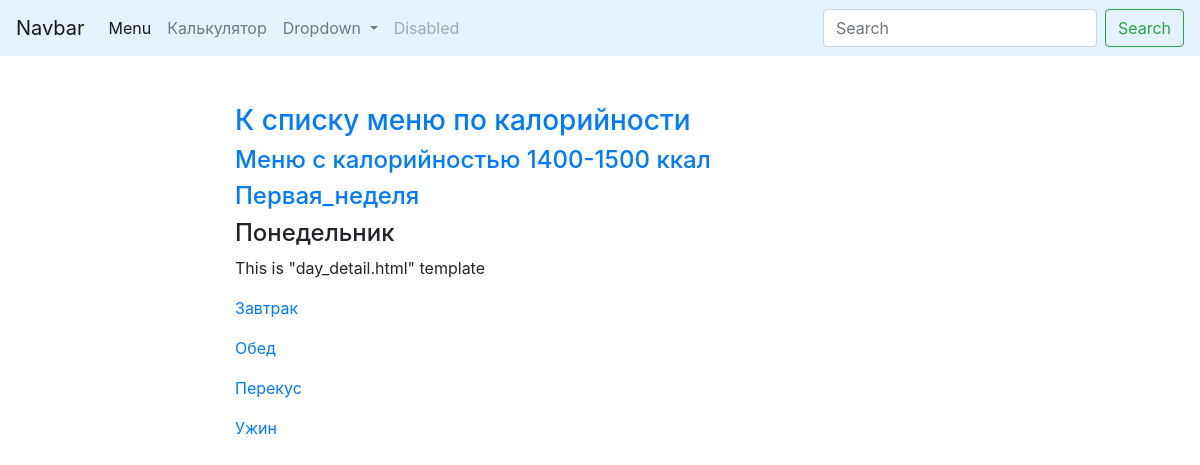
The page /menu/1/1/1 on the database its author committed.
### menu/models.py (models this page shows, shortened)
class Menu(models.Model):
	menu_name = models.CharField(max_length=50)
	min_calories = models.IntegerField()
	max_calories = models.IntegerField()

class Week(models.Model):
	menu = models.ForeignKey('Menu', on_delete=models.SET_NULL, blank=True, null=True)
	week_number = models.SlugField(allow_unicode=True)

class Day(models.Model):
	week = models.ForeignKey('Week', on_delete=models.SET_NULL, blank=True, null=True)
	day_name = models.CharField(max_length=15)

class Meal(models.Model):
	meal_name = models.CharField(max_length=15)
	day = models.ForeignKey('Day', on_delete=models.SET_NULL, blank=True, null=True)

### menu/views.py (the view)
# urls.py: path('menu/<int:menu_id>/<int:week_id>/<int:day_id>', get_meal_list, name='meal_list'),
def get_meal_list(request, menu_id, week_id, day_id):
	meals = Meal.objects.filter(day__id=day_id)
	day = Day.objects.get(pk=day_id)
	week = Week.objects.get(pk=week_id)
	menu = Menu.objects.get(pk=menu_id)
	context = {
		'meals': meals,
		'day': day,
		'week': week,
		'menu': menu
	}
	return render(request, template_name='menu/meal_list.html', context=context)

### menu/templates/menu/meal_list.html
{% extends 'menu/base_list.html' %}
{% block content %}
	<h3><a href="{% url 'menu:menu_list' %}">К списку меню по калорийности</a></h3>
	<h4><a href="{% url 'menu:week_list' menu.id %}"
	>Меню с калорийностью {{menu.min_calories}}-{{menu.max_calories}} ккал</a></h4>
	<h4><a href="{% url 'menu:day_list' menu.id week.id %}">{{ week.week_number }}</a></h4>
	<h4>{{ day.day_name }}</h4>
	<p>This is "day_detail.html" template</p>
	{% for meal in meals %}
		<p><a href="{{ day.id }}/{{ meal.id }}">{{ meal.meal_name }}</a></p>
	{% endfor %}
{% endblock %}

### rows shown on the page
Menu: min_calories "1400", max_calories "1500"
Week: week_number "Первая_неделя"
Day: day_name "Понедельник"
Meal: meal_name "Завтрак"
Meal: meal_name "Обед"
Meal: meal_name "Перекус"
Meal: meal_name "Ужин"
